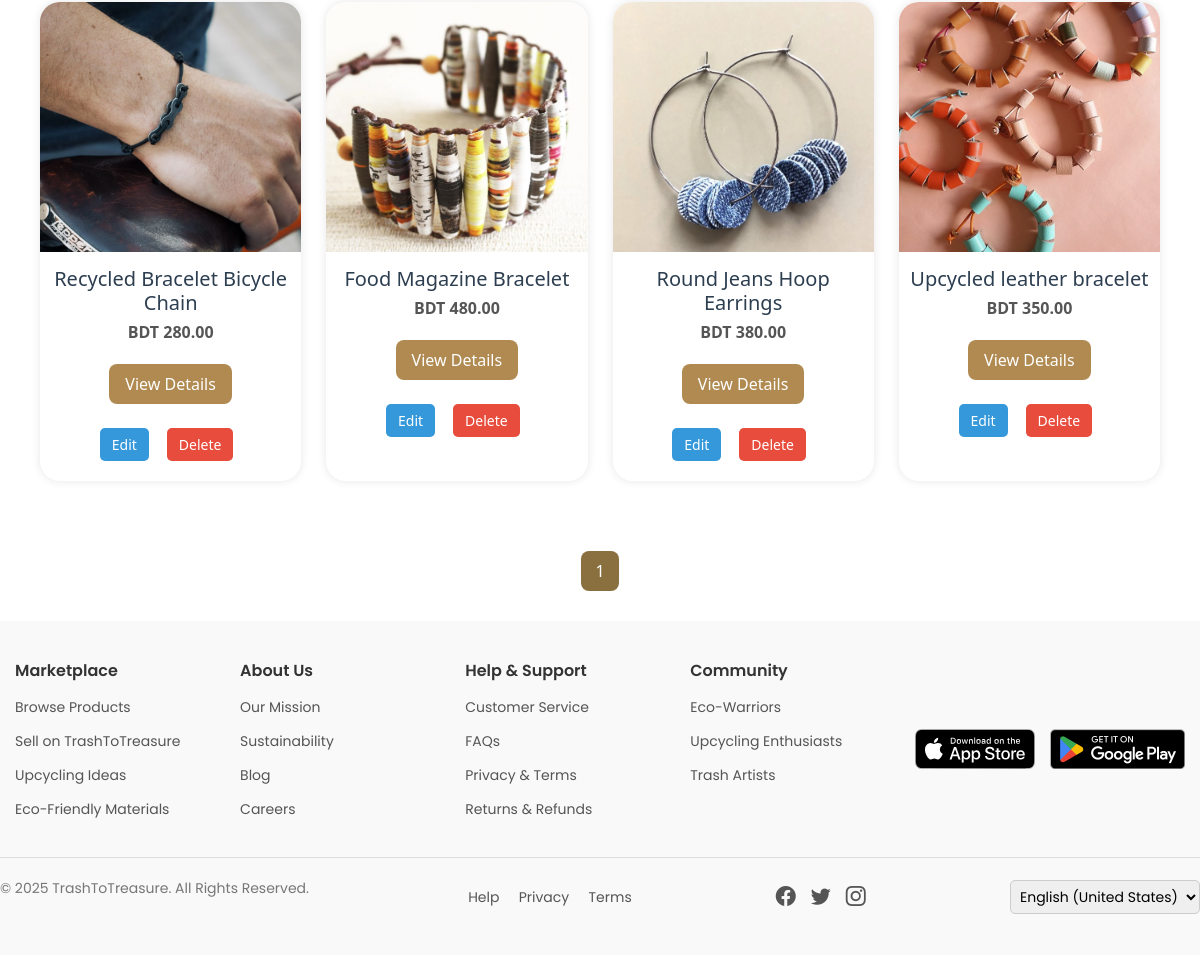
The page /listed_products/ (signed in, lower part) on the database as committed earlier.
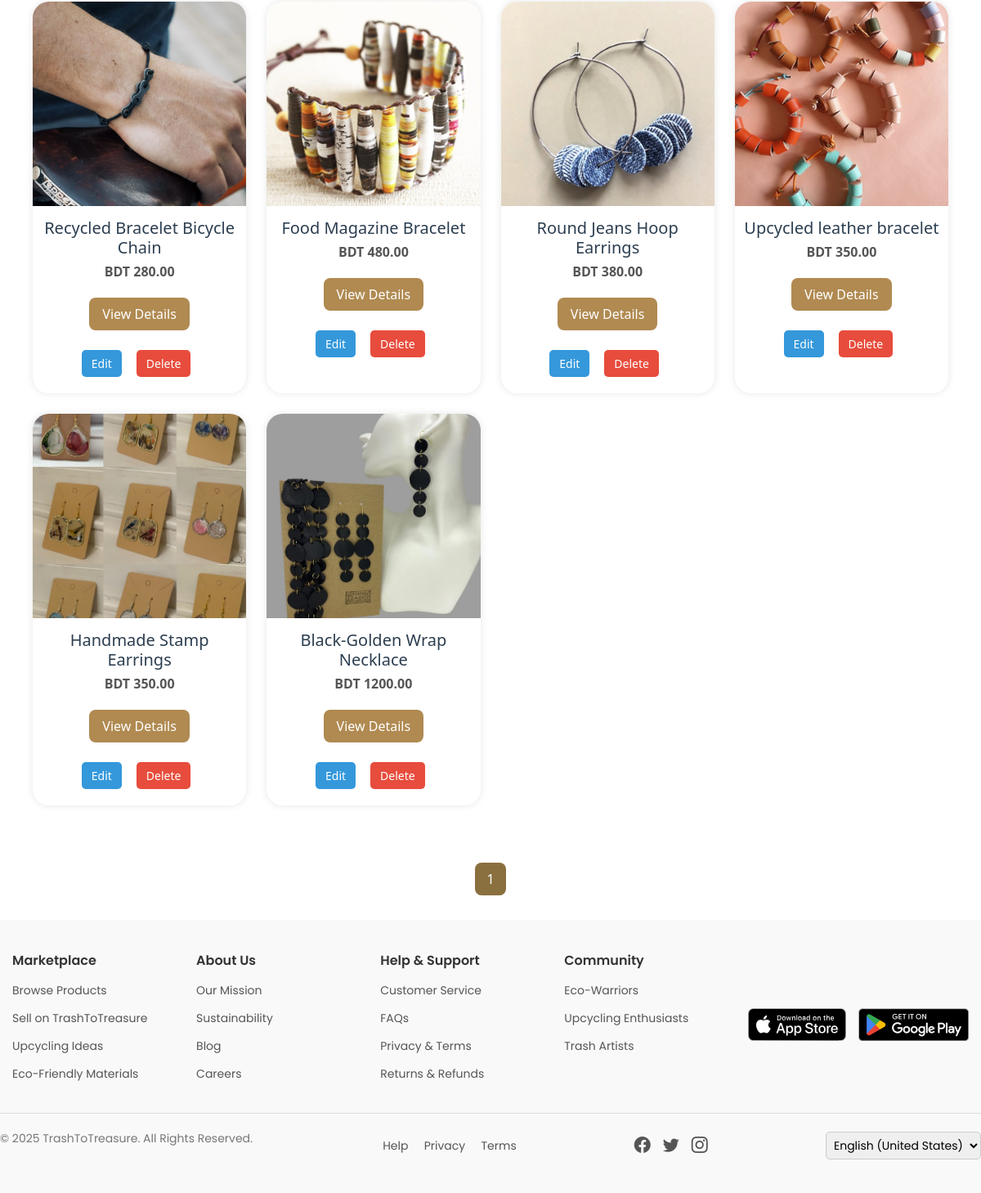
The same page on the database as committed later.
### marketplace/models.py (models this page shows, shortened)
class UpcycledProduct(models.Model):
    product_name = models.CharField(max_length=255, default="")
    category = models.CharField(max_length=100, default="")
    description = models.TextField()
    price = models.DecimalField(max_digits=10, decimal_places=2)
    product_status = models.CharField(max_length=20, choices=PRODUCT_STATUS_CHOICES, default='active')
    artisan = models.ForeignKey(User, on_delete=models.CASCADE, related_name='upcycled_products', null=True, blank=True)
    approval_status = models.BooleanField(default=False)
    stock_availability = models.IntegerField()
    product_images = models.ImageField(upload_to='upcycled_products/', blank=True, null=True)
    location = models.CharField(max_length=255, default="")
    rating = models.DecimalField(max_digits=3, decimal_places=2, default=0.0)
    tags = models.CharField(max_length=255, blank=True, null=True)
    listing_date = models.DateTimeField(auto_now_add=True)
    last_updated = models.DateTimeField(auto_now=True, null=True, blank=True)
    sold_count = models.IntegerField(default=0)
    delivery_status = models.CharField(max_length=20, choices=DELIVERY_STATUS_CHOICES, default='ready')
    slug = models.SlugField(max_length=255, unique=True, blank=True)

### marketplace/views.py (the view)
# urls.py: path('listed_products/', listed_products, name='listed_products'),  # Artisan's listed products
@login_required
def listed_products(request):
    if request.user.role != 'artisan':
        return HttpResponseForbidden("You are not authorized to view this page.")
    products = UpcycledProduct.objects.filter(artisan=request.user)
    paginator = Paginator(products, 12) # 12 products per page
    page_number = request.GET.get('page')
    page_obj = paginator.get_page(page_number)
    return render(request, 'listed_products.html', {
        'products': products,  # Keep this if you want to use it elsewhere
        'page_obj': page_obj   # This is the one your grid uses
    })

### marketplace/templates/listed_products.html (shortened to what this page needs)
{% load static %}
{% include "header.html" %}
<!DOCTYPE html>
<html lang="en">
<head>
    <link rel="stylesheet" href="{% static 'css/buyer_profile.css' %}">
</head>
<body>
<div class="products-grid">
    {% for product in page_obj %}
        <div class="product-card">
            <img src="{{ product.product_images.url }}" alt="{{ product.product_name }}">
            <h3>{{ product.product_name }}</h3>
            <p><strong>BDT {{ product.price }}</strong></p>
            <a href="{% url 'upcycled_product_details' product.slug %}" class="view-button">View Details</a>
            <div class="button-pair">
                <a href="{% url 'edit_product'   product.pk %}" class="edit-btn">Edit</a>
                <a href="{% url 'delete_product' product.pk %}" class="delete-btn">Delete</a>
            </div>
        </div>
    {% endfor %}
</div>
<div class="pagination-wrapper">
    <div class="pagination">
        {% for num in page_obj.paginator.page_range %}
            {% if page_obj.number == num %}
                <strong style="margin: 0 5px;">{{ num }}</strong>
            {% elif num >= page_obj.number|add:'-2' and num <= page_obj.number|add:'2' %}
                <a href="?page={{ num }}">{{ num }}</a>
            {% endif %}
        {% endfor %}
    </div>
</div>
</body>
</html>
{% include "footer.html" %}

Rows that differ between the two databases and show on the page:
added UpcycledProduct: product_images (picture), product_name "Handmade Stamp Earrings", price "350.00"
added UpcycledProduct: product_images (picture), product_name "Black-Golden Wrap Necklace", price "1200.00"
